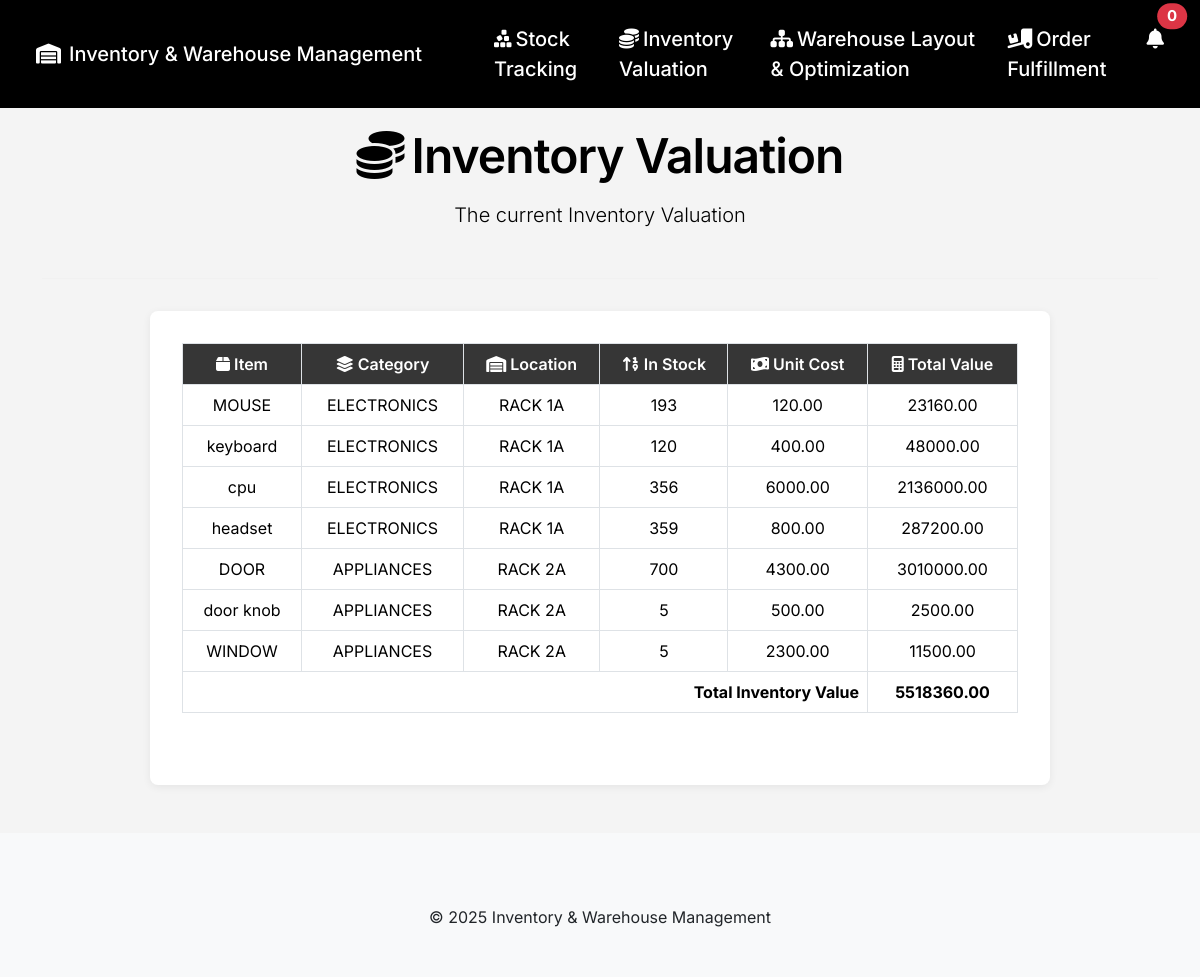
Before: /inventory-valuation.php with the older database file.
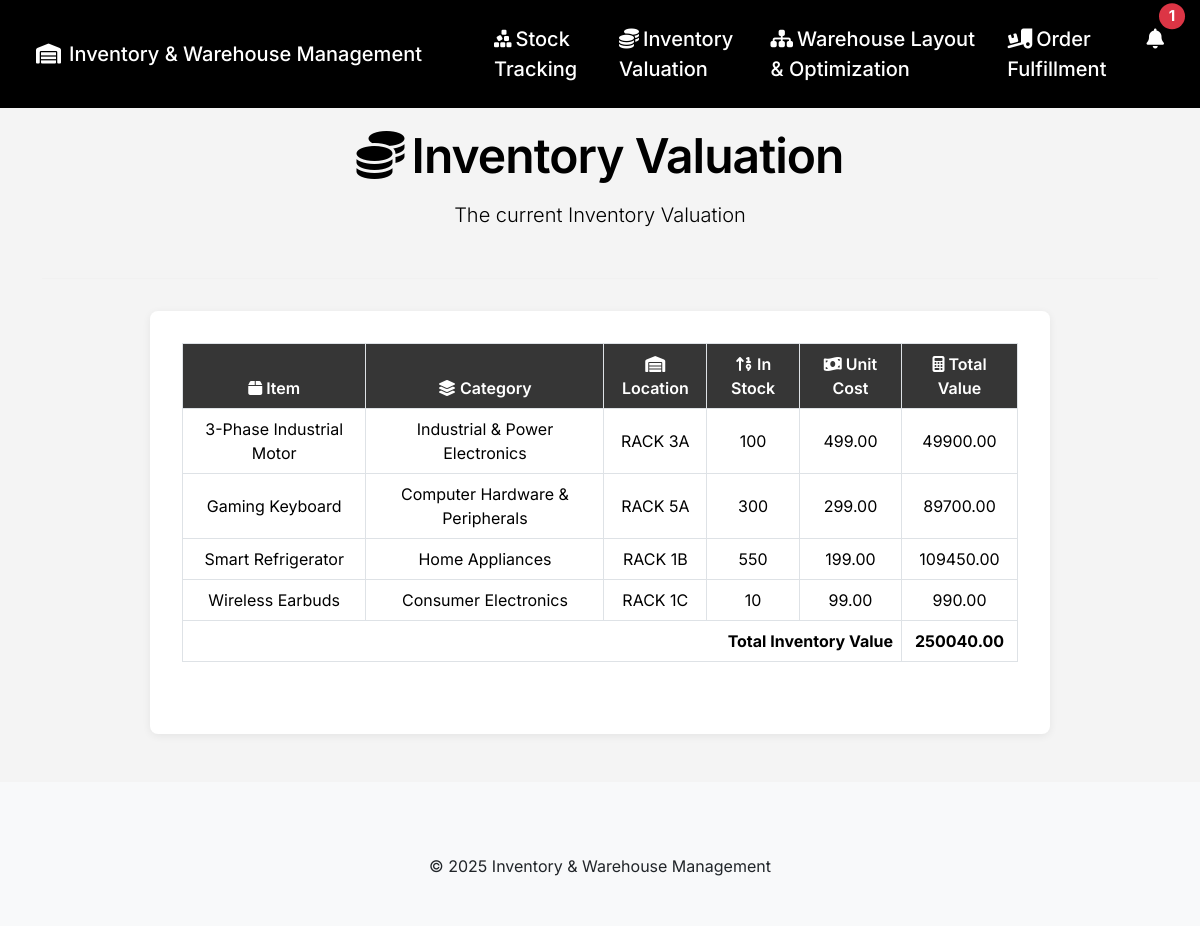
After: the same page with the newer database file.
### tables this page shows
CREATE TABLE `stocks` (
  `item` varchar(100) NOT NULL,
  `bar` varchar(255) NOT NULL,
  `category` varchar(100) NOT NULL,
  `location` varchar(100) NOT NULL,
  `price` float(255,2) NOT NULL,
  `id` int(10) NOT NULL,
  `stock` int(255) DEFAULT NULL,
  `notified` tinyint(1) DEFAULT 0
);

### inventory-valuation.php (the view, shortened to what this page needs)
<?php
include "config/config.php";
?>
<!DOCTYPE html>
<html lang="en">
<head>
    <link rel="stylesheet" href="https://cdn.jsdelivr.net/npm/bootstrap@5.3.3/dist/css/bootstrap.min.css">
    <link rel="stylesheet" href="https://cdnjs.cloudflare.com/ajax/libs/font-awesome/6.5.2/css/all.min.css">
    <link rel="stylesheet" href="https://cdnjs.cloudflare.com/ajax/libs/animate.css/4.1.1/animate.min.css"/>
</head>
<body>
    <nav class="navbar navbar-expand-lg navbar-dark fixed-top py-3">
        <div class="container-fluid">
            <a class="navbar-brand ps-4" href="index.php">
              <i class="fa-solid fa-warehouse me-2"></i>Inventory & Warehouse Management
            </a>
            <div class="collapse navbar-collapse justify-content-end" id="navbarNav">
                <ul class="navbar-nav gap-3">
                    <li class="nav-item ms-5">
                        <a class="nav-link" href="stock-tracking.php"><i class="fa-solid fa-cubes-stacked me-1"></i>Stock Tracking</a>
                    </li>
                    <li class="nav-item">
                        <a class="nav-link" href="inventory-valuation.php"><i class="fa-solid fa-coins me-1"></i>Inventory Valuation</a>
                    </li>
                    <li class="nav-item">
                        <a class="nav-link" href="warehouse-layout-optimization.php"><i class="fa-solid fa-sitemap me-1"></i>Warehouse Layout & Optimization</a>
                    </li>
                    <li class="nav-item">
                        <a class="nav-link" href="order-fulfillment.php"><i class="fa-solid fa-truck-ramp-box me-1"></i>Order Fulfillment</a>
                    </li>
                    <li>
                        <div class="nav-item dropdown me-3">
                           <a class="nav-link position-relative" href="#" id="notificationDropdown" data-bs-toggle="dropdown" aria-expanded="false" onclick="markNotificationsSeen()">
                                <i class="fa-solid fa-bell"></i>
                                <span class="position-absolute top-0 start-100 translate-middle badge rounded-pill bg-danger">
                                    <?php
                                    $query = "SELECT COUNT(*) as con FROM stocks WHERE stock < 49 AND notified = 0";
                                    $result = mysqli_query($conn, $query);
                                    echo mysqli_fetch_array($result)['con'];
                                    ?>
                                </span>
                            </a>
                        </div>
                    </li>
                </ul>
            </div>
        </div>
    </nav>
    <div class="container text-center" style="margin-top: 120px;">
        <div class="row mb-4">
            <div class="col-12 animate__animated animate__fadeInLeft">
                <div class="section-title mb-2">
                    <i class="fa-solid fa-coins me-2"></i>Inventory Valuation
                </div>
                <p class="lead">
                    The current Inventory Valuation
                </p>
            </div>
        </div>
        <hr class="divider">
        <div class="main-container section-image-animate">
            <div class="table-responsive mb-4">
                <table class="table table-bordered align-middle">
                    <thead>
                        <tr>
                            <th scope="col"><i class="fa-solid fa-box"></i> Item</th>
                            <th scope="col"><i class="fa-solid fa-layer-group"></i> Category</th>
                            <th scope="col"><i class="fa-solid fa-warehouse"></i> Location</th>
                            <th scope="col"><i class="fa-solid fa-sort-numeric-up"></i> In Stock</th>
                            <th scope="col"><i class="fa-solid fa-money-bill-wave"></i> Unit Cost</th>
                            <th scope="col"><i class="fa-solid fa-calculator"></i> Total Value</th>
                        </tr>
                    </thead>
                    <tbody>
                        <?php
                                $query = "SELECT *, concat(price * stock) as totalCost FROM stocks";
                                $res = mysqli_query($conn, $query);
                                while ($data = mysqli_fetch_array($res)) {
                                    ?>
                                    <tr>
                                        <td><?php echo $data['item']; ?></td>
                                        <td><?php echo $data['category']; ?></td>
                                        <td><?php echo $data['location']; ?></td>
                                        <td><?php echo $data['stock']; ?></td>
                                        <td><?php echo $data['price']; ?></td>
                                        <td><?php echo $data['totalCost']; ?></td>
                                    </tr>
                                    <?php
                                    }
                        ?>
                    </tbody>
                    <tfoot>
                        <tr>
                            <th colspan="5" class="text-end">Total Inventory Value</th>
                            <?php
                                $query = "SELECT sum(price * stock) as totalval FROM stocks";
                                $res = mysqli_query($conn, $query);
                                while($data2 = mysqli_fetch_array($res)){
                                    ?>
                                    <th><?php echo $data2['totalval']?></th>
                                    <?php
                                }
                            ?>
                        </tr>
                    </tfoot>
                </table>
            </div>
        </div>
    </div>
    <footer class="bg-light text-dark py-5 mt-5">
        <div class="container">
            <div class="text-center mt-4">
                &copy; <?php echo date("Y"); ?> Inventory & Warehouse Management
            </div>
        </div>
    </footer>
</body>
</html>

### inventory-valuation.php (style rules this page uses)
html { scroll-behavior: smooth; }
body { font-family: 'Inter', Arial, sans-serif; background: #f4f4f4; color: #000; }
.navbar { background: #000 !important; }
.navbar-brand, .nav-link, .navbar-text { color: #fff !important; font-weight: 500; font-size: 20px; }
.section-title { font-size: 48px; font-weight: 600; letter-spacing: -0.02em; }
.main-container { margin: 2em auto; max-width: 900px; background: #fff; padding: 2em; border-radius: 8px; box-shadow: 0 2px 8px 0 #00000011; }
.table thead th { background: #363636; color: #fff; font-weight: 600; }
.table tbody tr { background: #fff; }
.table tbody tr:nth-child(even) { background: #f2f2f2; }
.divider { border-top: 1px solid #E6E6E6; margin: 2rem 0; }
.section-image-animate { opacity: 0; transform: translateY(40px); transition: opacity 1.1s cubic-bezier(0.23,1,0.32,1), transform 1.1s cubic-bezier(0.23,1,0.32,1); }
.section-image-animate.in-view { opacity: 1 !important; transform: none !important; }

Changed rows visible on the page:
removed stocks: item "MOUSE", category "ELECTRONICS", location "RACK 1A", stock "193", price "120.00", totalCost "23160.00"
removed stocks: item "keyboard", category "ELECTRONICS", location "RACK 1A", stock "120", price "400.00", totalCost "48000.00"
removed stocks: item "cpu", category "ELECTRONICS", location "RACK 1A", stock "356", price "6000.00", totalCost "2136000.00"
removed stocks: item "headset", category "ELECTRONICS", location "RACK 1A", stock "359", price "800.00", totalCost "287200.00"
removed stocks: item "DOOR", category "APPLIANCES", location "RACK 2A", stock "700", price "4300.00", totalCost "3010000.00"
removed stocks: item "door knob", category "APPLIANCES", location "RACK 2A", stock "5", price "500.00", totalCost "2500.00"
removed stocks: item "WINDOW", category "APPLIANCES", location "RACK 2A", stock "5", price "2300.00", totalCost "11500.00"
added stocks: item "3-Phase Industrial Motor", category "Industrial & Power Electronics", location "RACK 3A", stock "100", price "499.00", totalCost "49900.00"
added stocks: item "Gaming Keyboard", category "Computer Hardware & Peripherals", location "RACK 5A", stock "300", price "299.00", totalCost "89700.00"
added stocks: item "Smart Refrigerator", category "Home Appliances", location "RACK 1B", stock "550", price "199.00", totalCost "109450.00"
added stocks: item "Wireless Earbuds", category "Consumer Electronics", location "RACK 1C", stock "10", price "99.00", totalCost "990.00"
Other visible differences:
mysqli_fetch_array($result)['con']: "0" → "1"
new list line: "250040.00"
list line gone: "5518360.00"
